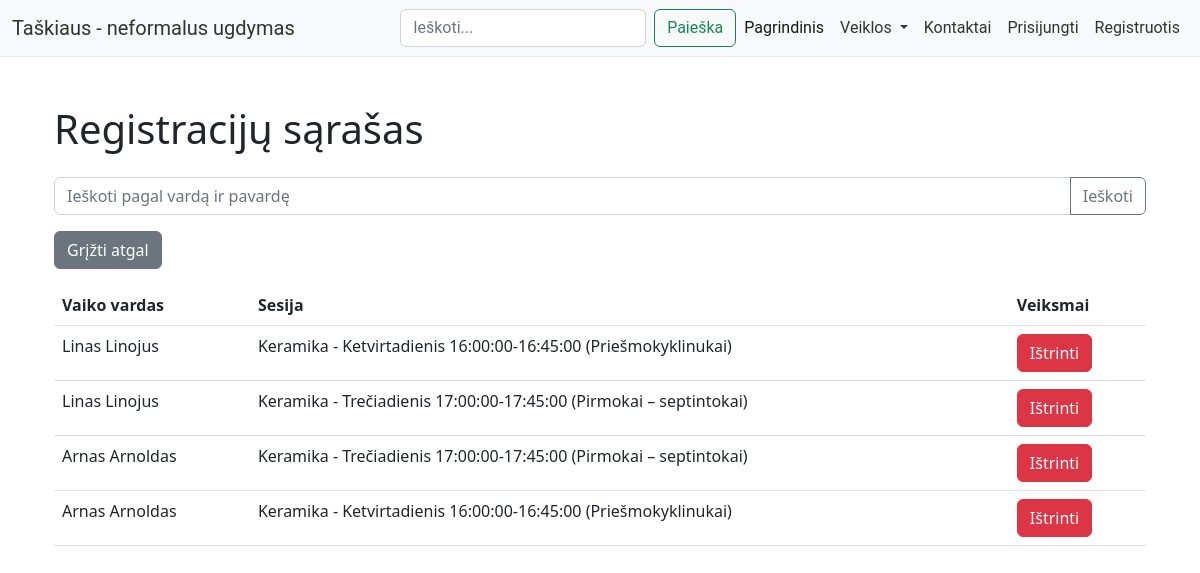
The app's page /enrollments/, older data.
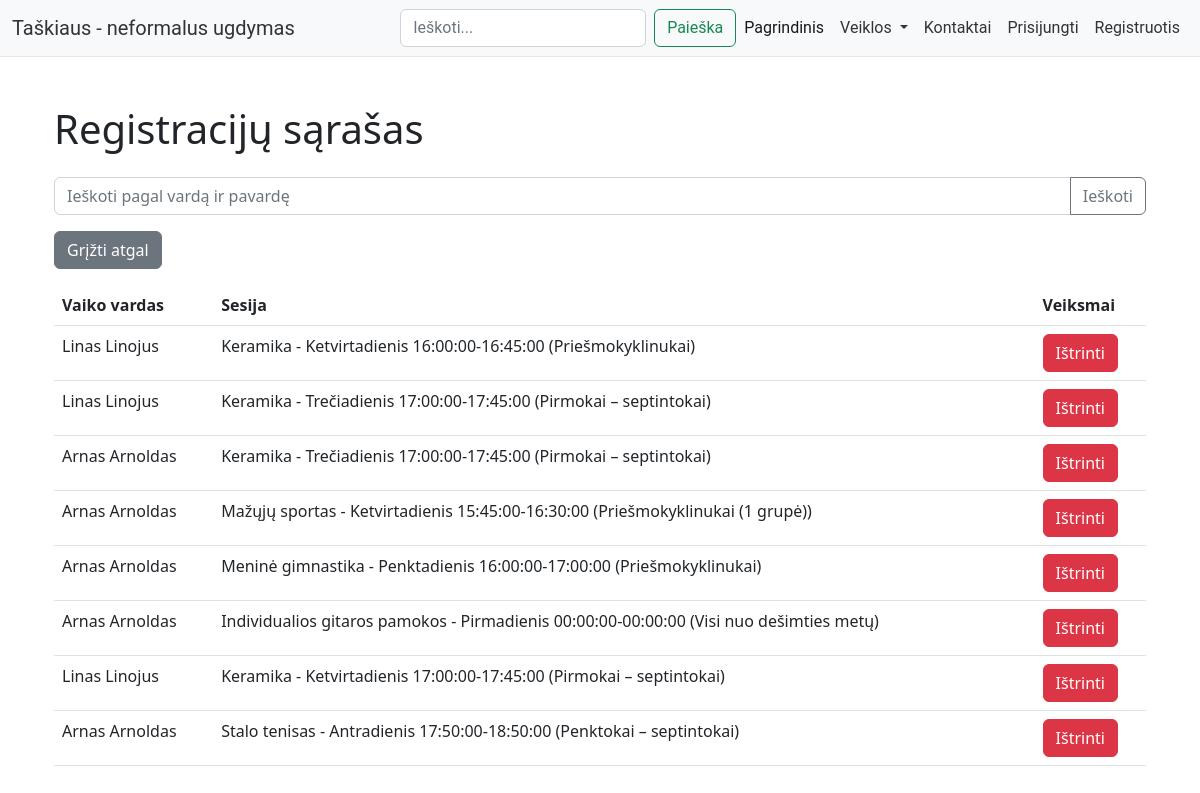
The same page, newer data.
### manage_circles/models.py (models this page shows, shortened)
class Enrollment(models.Model):
    child = models.ForeignKey('Child', on_delete=models.CASCADE, related_name='enrollments')
    session = models.ForeignKey(Session, on_delete=models.CASCADE, related_name='enrollments')
    registration_date = models.DateField(null=True)

class Child(models.Model):
    first_name = models.CharField('Vaiko_vardas', max_length=50, null=False)
    last_name = models.CharField('Vaiko_pavardė', max_length=50, null=False)
    child_age = models.IntegerField('Vaiko_metai', null=False)
    school = models.CharField('Mokykla', max_length=100, null=False)
    classroom = models.CharField('Klasė/grupė', max_length=50, null=False)
    parent = models.ForeignKey(Parent, on_delete=models.CASCADE, related_name='children')

class Session(models.Model):
    club = models.ForeignKey(Club, on_delete=models.CASCADE, related_name='sessions')
    day_of_week = models.CharField('Savaitės diena', max_length=20, choices=[
        ('Pirmadienis', 'Pirmadienis'),
        ('Antradienis', 'Antradienis'),
        ('Trečiadienis', 'Trečiadienis'),
        ('Ketvirtadienis', 'Ketvirtadienis'),
        ('Penktadienis', 'Penktadienis'),
        ('Šeštadienis', 'Šeštadienis'),
        ('Sekmadienis', 'Sekmadienis'),
    ])
    start_time = models.TimeField('Pradžios laikas')
    end_time = models.TimeField('Pabaigos laikas')
    group = models.CharField(max_length=100, choices=[
        ('Priešmokyklinukai', 'Priešmokyklinukai'),
        ('Pirmokai – septintokai', 'Pirmokai – septintokai'),
        ('Priešmokyklinukai - pirmokai', 'Priešmokyklinukai - pirmokai'),
        ('Antrokai – septintokai', 'Antrokai – septintokai'),
        ('Pirmokai – šeštokai', 'Pirmokai – šeštokai'),
        ('Antrokai – ketvirtokai', 'Antrokai – ketvirtokai'),
        ('Pirmokai – ketvirtokai', 'Pirmokai – ketvirtokai'),
        ('Penktokai – septintokai', 'Penktokai – septintokai'),
        ('Penktokai – aštuntokai', 'Penktokai – aštuntokai'),
        ('Priešmokyklinukai - aštuntokai', 'Priešmokyklinukai - aštuntokai'),
        ('Naujokai ir oranžiniai diržai', 'Naujokai ir oranžiniai diržai'),
        ('Pažengę (nuo mėlynų juostelių) ir vyresni naujokai (9+ metų)',
         'Pažengę (nuo mėlynų juostelių) ir vyresni naujokai (9+ metų)'),
        ('Trijų – keturių metų', 'Trijų – keturių metų'),
        ('Penkių – šešių metų', 'Penkių – šešių metų'),
        ('Septynių – dešimties metų', 'Septynių – dešimties metų'),
        ('Priešmokyklinukai (1 grupė)', 'Priešmokyklinukai (1 grupė)'),
        ('Priešmokyklinukai (2 grupė)', 'Priešmokyklinukai (2 grupė)'),
        ('Visi nuo dešimties metų', 'Visi nuo dešimties metų'),
    ])
    def __str__(self):
        return f"{self.club.name} - {self.day_of_week} {self.start_time}-{self.end_time} ({self.group})"

class Club(models.Model):
    name = models.CharField(max_length=100, verbose_name="Būrelio pavadinimas")
    cover = models.ImageField('Viršelis', upload_to='images', null=True)
    description = HTMLField()
    activity_type = models.CharField(max_length=50, choices=(
        ('artistic', 'Meninė'),
        ('scientific', 'Mokslinė'),
        ('sports', 'Sportinė'),
    ), verbose_name="Veiklos tipas")

### manage_circles/views.py (the view)
# urls.py: path('enrollments/', views.enrollment_list, name='enrollment_list'),
def enrollment_list(request):
    search_query = request.GET.get('search_query')
    enrollments = Enrollment.objects.all()
    if search_query:
        enrollments = enrollments.filter(child__first_name__icontains=search_query) | \
                      enrollments.filter(child__last_name__icontains=search_query)
    return render(request, 'admin/enrollment_list.html', {'enrollments': enrollments})

### templates/admin/enrollment_list.html (shortened to what this page needs)
{% extends 'base.html' %}
{% block content %}
<div class="container mt-5">
    <div class="row">
        <div class="col-md-12">
            <h1 class="mb-4">Registracijų sąrašas</h1>
            <form method="get" class="mb-3">
                <div class="input-group">
                    <input type="text" class="form-control" placeholder="Ieškoti pagal vardą ir pavardę" name="search_query">
                    <button type="submit" class="btn btn-outline-secondary">Ieškoti</button>
                </div>
            </form>
            <a href="{% url 'enrollment_list' %}" class="btn btn-secondary mb-3">Grįžti atgal</a>
            <table class="table">
                <thead>
                    <tr>
                        <th scope="col">Vaiko vardas</th>
                        <th scope="col">Sesija</th>
                        <th scope="col">Veiksmai</th>
                    </tr>
                </thead>
                <tbody>
                    {% for enrollment in enrollments %}
                        <tr>
                            <td>{{ enrollment.child.first_name }} {{ enrollment.child.last_name }}</td>
                            <td>{{ enrollment.session }}</td>
                            <td>
                                <form action="{% url 'delete_enrollment' enrollment.id %}" method="post">
                                    <button type="submit" class="btn btn-danger">Ištrinti</button>
                                </form>
                            </td>
                        </tr>
                    {% endfor %}
                </tbody>
            </table>
        </div>
    </div>
</div>
{% endblock %}

### templates/base.html (shortened to what this page needs)
<!DOCTYPE html>
<html lang="lt">
<head>
    <link rel="stylesheet" href="https://cdn.jsdelivr.net/npm/bootstrap@5.2.3/dist/css/bootstrap.min.css">
    {% load static %}
    <link rel="stylesheet" href="{% static 'css/styles.css' %}">
</head>
<body>
    <nav class="navbar navbar-expand-lg navbar-light bg-light">
        <div class="container-fluid">
            <a class="navbar-brand" href="{% url 'home' %}">Taškiaus - neformalus ugdymas</a>
            <div class="collapse navbar-collapse" id="navbarNavDropdown">
                <form class="d-flex ms-auto" role="search" action="{% url 'search' %}" method="get">
                    <input class="form-control me-2" type="search" placeholder="Ieškoti..." aria-label="Search" name="q">
                    <button class="btn btn-outline-success" type="submit">Paieška</button>
                </form>
                <ul class="navbar-nav">
                    <li class="nav-item">
                        <a class="nav-link active" href="{% url 'home' %}">Pagrindinis</a>
                    </li>
                    <li class="nav-item dropdown">
                        <a class="nav-link dropdown-toggle" href="#" id="navbarDropdownMenuLink" role="button" data-bs-toggle="dropdown" aria-expanded="false">
                            Veiklos
                        </a>
                    </li>
                    <li class="nav-item">
                        <a class="nav-link" href="{% url 'contact' %}">Kontaktai</a>
                    </li>
                    {% if user.is_authenticated %}
                        {% if user.is_superuser %}
                            <li class="nav-item">
                                <a class="nav-link" href="{% url 'admin_profile' %}">Admin Profile</a>
                            </li>
                            <li class="nav-item">
                                <a class="nav-link" href="{% url 'admin:index' %}">Admin Panelė</a>
                            </li>
                        {% else %}
                            <li class="nav-item">
                                <a class="nav-link" href="{% url 'my_profile' %}">Mano Profilis</a>
                            </li>
                        {% endif %}
                        <li class="nav-item">
                            <form method="post" action="{% url 'logout' %}">
                                {% csrf_token %}
                                <button type="submit" class="btn btn-outline-primary">Atsijungti</button>
                            </form>
                        </li>
                    {% else %}
                        <li class="nav-item"><a class="nav-link" href="{% url 'login' %}">Prisijungti</a></li>
                        <li class="nav-item"><a class="nav-link" href="{% url 'register' %}">Registruotis</a></li>
                    {% endif %}
                </ul>
            </div>
        </div>
    </nav>
    <div class="container mt-3">
        {% block content %}
        {% endblock %}
    </div>
</body>
</html>

### manage_circles/static/css/styles.css (style rules this page uses)
.navbar { background-color: #FFF; border-bottom: 1px solid #e7e7e7; font-family: 'Roboto', sans-serif; }
.navbar-brand, .nav-link { color: #333; }

Row changes from the older to the newer data that the page shows:
removed Enrollment: child.first_name "Arnas", child.last_name "Arnoldas", session "Keramika - Ketvirtadienis 16:00:00-16:45:00 (Priešmokyklinukai)"
added Enrollment: child.first_name "Arnas", child.last_name "Arnoldas", session "Mažųjų sportas - Ketvirtadienis 15:45:00-16:30:00 (Priešmokyklinukai (1 grupė))"
added Enrollment: child.first_name "Arnas", child.last_name "Arnoldas", session "Meninė gimnastika - Penktadienis 16:00:00-17:00:00 (Priešmokyklinukai)"
added Enrollment: child.first_name "Arnas", child.last_name "Arnoldas", session "Individualios gitaros pamokos - Pirmadienis 00:00:00-00:00:00 (Visi nuo dešimties metų)"
added Enrollment: child.first_name "Linas", child.last_name "Linojus", session "Keramika - Ketvirtadienis 17:00:00-17:45:00 (Pirmokai – septintokai)"
added Enrollment: child.first_name "Arnas", child.last_name "Arnoldas", session "Stalo tenisas - Antradienis 17:50:00-18:50:00 (Penktokai – septintokai)"
